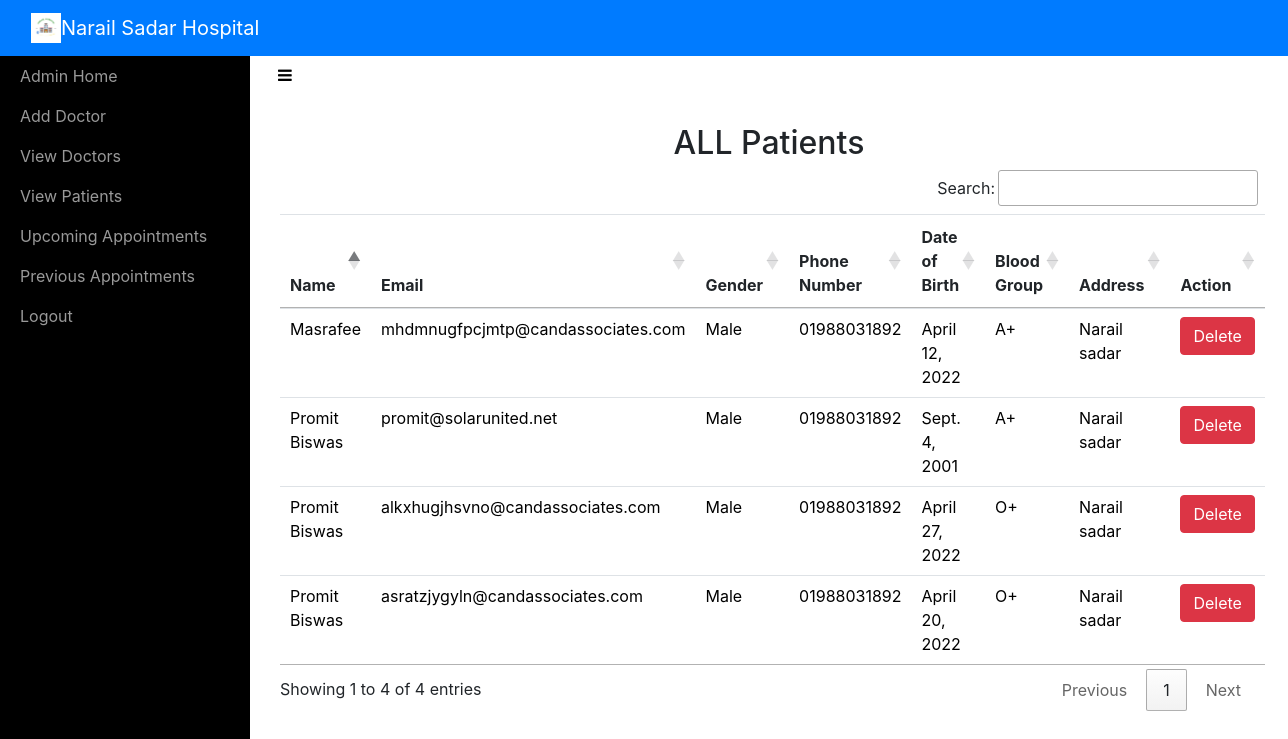
Page /adminviewPatient/ (signed in) on the earlier database version.
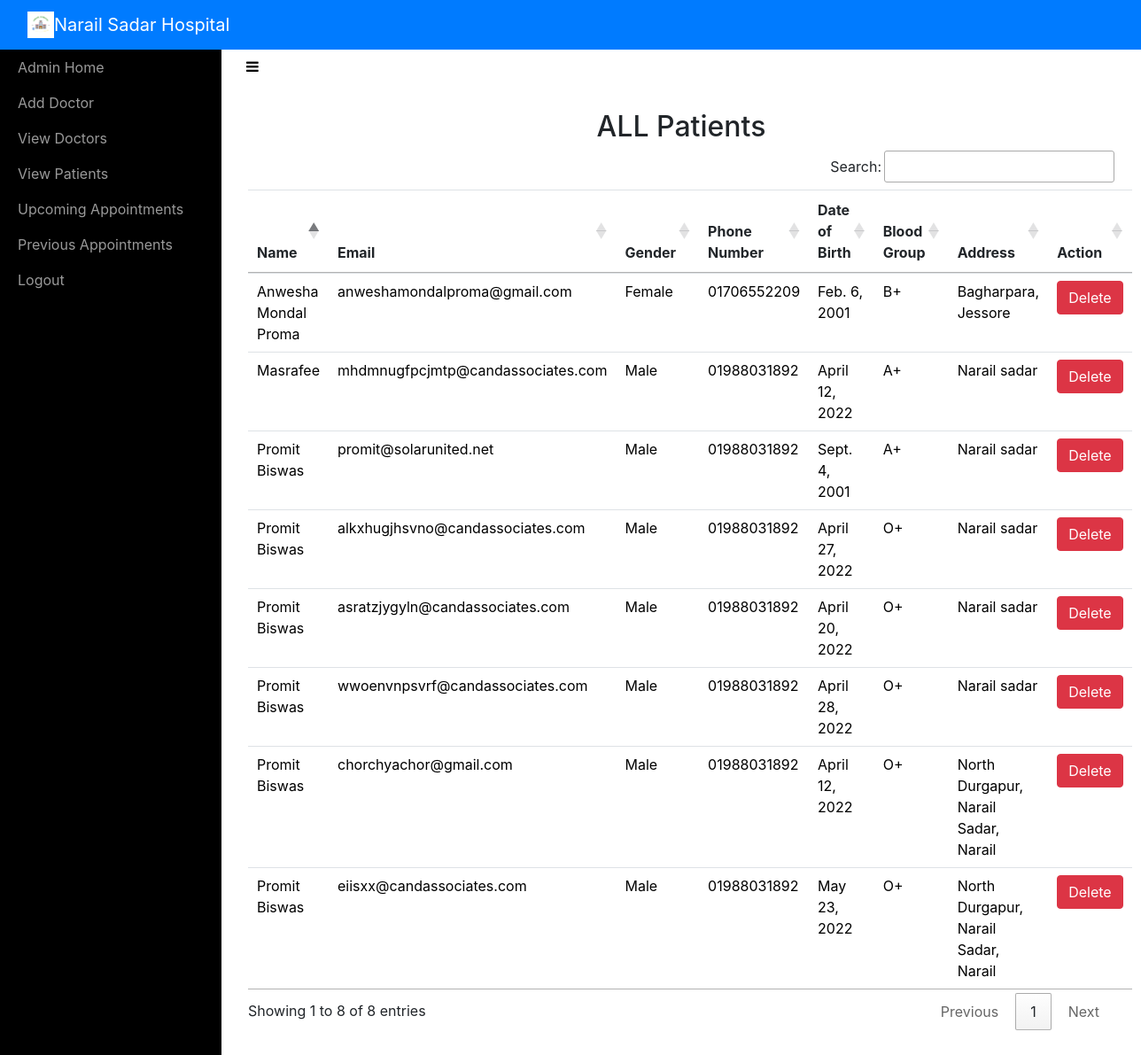
Same page on the later database version.
### sitehandler/models.py (models this page shows, shortened)
class Patients(models.Model):
	name = models.CharField(max_length=50)
	email = models.EmailField(unique=True)
	password = models.CharField(max_length=200)
	gender = models.CharField(max_length=10)
	phonenumber = models.CharField(max_length=11)
	address = models.CharField(max_length=100)
	birthdate = models.DateField()
	bloodgroup = models.CharField(max_length=5)
	auth_token=models.CharField(max_length=200)
	is_verified=models.BooleanField(default=False)

### sitehandler/views.py (the view)
# urls.py: path('adminviewPatient/',adminviewPatient,name='adminviewPatient'),
def adminviewPatient(request):
	if not request.user.is_staff:
		return redirect('login_admin')
	doc = Patients.objects.all()
	d = { 'doc' : doc }
	return render(request,'adminviewPatient.html',d)

### sitehandler/templates/adminviewPatient.html (shortened to what this page needs)
<!DOCTYPE html>
<html>
<head>
    {% include 'include.html' %}
    {% load static %}
    <link rel="stylesheet" type="text/css" href="https://cdn.datatables.net/1.10.21/css/jquery.dataTables.min.css">
    <link rel="stylesheet" type="text/css" href="https://cdn.datatables.net/buttons/1.6.2/css/buttons.dataTables.min.css">
</head>
<body>
    {% include 'adminnav.html' %}
    <div id="wrapper">
        {% include 'admin_include.html'%}
        <div class="page-content-wrapper">
            <div class="container-fluid"><a class="btn btn-link" role="button" id="menu-toggle" href="#menu-toggle"><i class="fa fa-bars" style="color: black;"></i></a>
                <h2 class="text-center">ALL Patients</h2>
                <section id="team" class="pb-5">
                    <div class="container">
                       <table class="table" id="example">
                            <thead>
                                <tr>
                                    <th>Name</th>
                                    <th>Email</th>
                                    <th>Gender</th>
                                    <th>Phone Number</th>
                                    <th>Date of Birth</th>
                                    <th>Blood Group</th>
                                    <th>Address</th>
                                    <th>Action</th>
                                </tr>
                            </thead>
                            <tbody>
                                {% for i in doc %}
                                <tr style="color: black;">
                                    <td>{{ i.name }}</td>
                                    <td>{{ i.email }}</td>
                                    <td>{{ i.gender }}</td>
                                    <td>{{ i.phonenumber }}</td>
                                    <td>{{ i.birthdate }}</td>
                                    <td>{{ i.bloodgroup }}</td>
                                    <td>{{ i.address }}</td>
                                    <td><a href="{% url 'admin_delete_patient' i.id i.email %}" onclick="return confirm('Are you sure you want to delete?')" class="btn btn-danger">Delete</a></td>
                                </tr>
                                {% endfor %}
                            </tbody>
                        </table>
                    </div>
                </section>
            </div>
        </div>
    </div>
</body>
</html>

### sitehandler/templates/include.html (shortened to what this page needs)
{% load static %}
<link rel="stylesheet" href="{% static 'bootstrap/css/bootstrap.min.css' %}">
<link rel="stylesheet" href="{% static 'fonts/font-awesome.min.css' %}">
<link rel="stylesheet" href="{% static 'fonts/ionicons.min.css' %}">
<link rel="stylesheet" href="{% static 'css/back-to-top-scroll-1.css' %}">
<link rel="stylesheet" href="{% static 'css/back-to-top-scroll.cs' %}s">
<link rel="stylesheet" href="{% static 'css/Bold-BS4-Animated-Back-To-Top.css' %}">
<link rel="stylesheet" href="{% static 'css/cards.css' %}">
<link rel="stylesheet" href="https://cdnjs.cloudflare.com/ajax/libs/animate.css/3.5.2/animate.min.css">
<link rel="stylesheet" href="{% static 'css/Login-Form-Dark.css' %}">
<link rel="stylesheet" href="{% static 'css/Pretty-Registration-Form.css' %}">
<link rel="stylesheet" href="{% static 'css/Sidebar-Menu-1.css' %}">
<link rel="stylesheet" href="{% static 'css/Sidebar-Menu.css' %}">
<link rel="stylesheet" href="{% static 'css/styles.css' %}">

### sitehandler/templates/adminnav.html (shortened to what this page needs)
{% load static %}
<nav class="navbar navbar-dark navbar-expand-md sticky-top bg-primary float-none">
    <div class="container-fluid"><img src="{% static 'img/logo.png' %}" width="30px" height="30px" alt="10px"><a class="navbar-brand text-center" href="#" style="margin: 0px 0px;">Narail Sadar Hospital</a>
    </div>
</nav>

### sitehandler/templates/admin_include.html
<div id="sidebar-wrapper">
    <ul class="sidebar-nav">
        <li> <a href="{% url 'adminhome' %}">Admin Home</a></li>
        <li> <a href="{% url 'adminaddDoctor' %}">Add Doctor</a></li>
        <li> <a href="{% url 'adminviewDoctor' %}">View Doctors</a></li>
        <li> <a href="{% url 'adminviewPatient' %}">View Patients</a></li>
        <li> <a href="{% url 'adminviewAppointment' %}">Upcoming Appointments</a></li>
        <li> <a href="{% url 'adminviewprevious' %}">Previous Appointments</a></li>
        <li> <a href="{% url 'adminlogout' %}">Logout</a></li>
    </ul>
</div>

### sitehandler/static/css/Sidebar-Menu-1.css (style rules this page uses)
body { overflow-x: hidden; }
#wrapper { padding-left: 0; -webkit-transition: all 0.5s ease; -moz-transition: all 0.5s ease; -o-transition: all 0.5s ease; transition: all 0.5s ease; }
#sidebar-wrapper { z-index: 1000; position: fixed; left: 250px; width: 0; height: 100%; margin-left: -250px; overflow-y: auto; background: #000; -webkit-transition: all 0.5s ease; -moz-transition: all 0.5s ease; -o-transition: all 0.5s ease; transition: all 0.5s ease; }
.sidebar-nav { position: absolute; top: 0; width: 250px; margin: 0; padding: 0; list-style: none; }
.sidebar-nav li { text-indent: 20px; line-height: 40px; }
.sidebar-nav li a { display: block; text-decoration: none; color: #999999; }
@media (min-width:768px) { #wrapper { padding-left: 250px; } }
@media (min-width:768px) { #sidebar-wrapper { width: 250px; } }

### sitehandler/static/css/Sidebar-Menu.css (style rules this page uses)
#wrapper { padding-left: 0; -webkit-transition: all 0.5s ease; -moz-transition: all 0.5s ease; -o-transition: all 0.5s ease; transition: all 0.5s ease; }
#sidebar-wrapper { z-index: 1000; position: fixed; left: 250px; width: 0; height: 100%; margin-left: -250px; overflow-y: auto; background: #000; -webkit-transition: all 0.5s ease; -moz-transition: all 0.5s ease; -o-transition: all 0.5s ease; transition: all 0.5s ease; }
.sidebar-nav { position: absolute; top: 0; width: 250px; margin: 0; padding: 0; list-style: none; }
.sidebar-nav li { text-indent: 20px; line-height: 40px; }
.sidebar-nav li a { display: block; text-decoration: none; color: #999999; }
@media (min-width:768px) { #wrapper { padding-left: 250px; } }
@media (min-width:768px) { #sidebar-wrapper { width: 250px; } }

### sitehandler/static/css/styles.css (style rules this page uses)
.text-center { margin-top: 30px; }

Differences in the rows shown:
added Patients: name "Promit Biswas", email "wwoenvnpsvrf@candassociates.com", gender "Male", phonenumber "01988031892", birthdate "April 28, 2022", bloodgroup "O+", address "Narail sadar"
added Patients: name "Promit Biswas", email "chorchyachor@gmail.com", gender "Male", phonenumber "01988031892", birthdate "April 12, 2022", bloodgroup "O+", address "North Durgapur, Narail Sadar, Narail"
added Patients: name "Anwesha Mondal Proma", email "anweshamondalproma@gmail.com", gender "Female", phonenumber "01706552209", birthdate "Feb. 6, 2001", bloodgroup "B+", address "Bagharpara, Jessore"
added Patients: name "Promit Biswas", email "eiisxx@candassociates.com", gender "Male", phonenumber "01988031892", birthdate "May 23, 2022", bloodgroup "O+", address "North Durgapur, Narail Sadar, Narail"
Other differences:
text written by a page script: "Search: Showing 1 to 4 of 4 entries Previous 1 Next" → "Search: Showing 1 to 8 of 8 entries Previous 1 Next"
